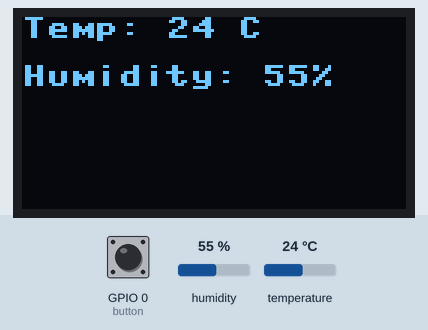
The program below on a simulated ESP32 board running MicroPython. On the bench: 128×64 one-colour display. Wiring (from the project's diagram.json): blue button on GPIO 0, DHT22 sensor on GPIO 4. Inputs (shaded band) come from the test bench; at power-on: GPIO 0 (button) HIGH, humidity 55 %, temperature 24 °C. Library files of the repository ran but are not shown: ssd1306.py; what the program prints to the serial console is not drawn.

Above: at 1.2 s.
1.3 s: GPIO 0 (button) pulled LOW for 1.5 s
At 1.6 s:
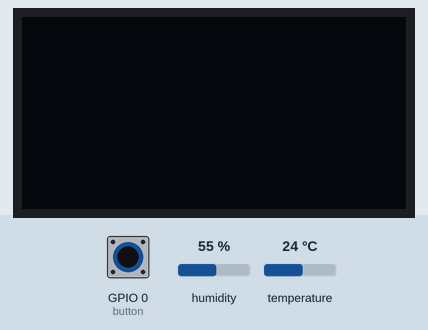
4.3 s: GPIO 0 (button) pulled LOW for 3.2 s
At 5.0 s:
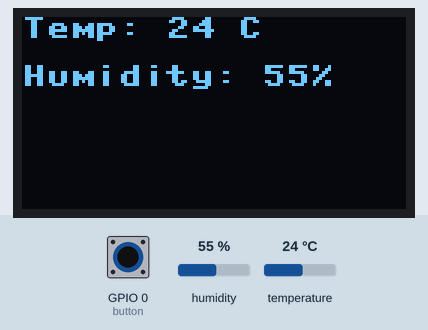
9.0 s: humidity set to 22 %
At 11.4 s:
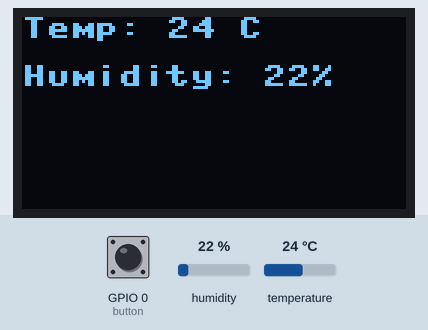
11.7 s: temperature set to 12 °C
At 13.1 s:
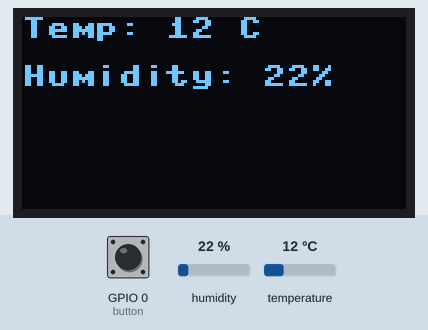
14.2 s: humidity set to 40 %
At 15.9 s:
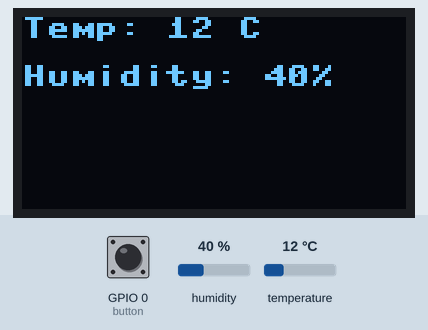
16.7 s: temperature set to 19 °C
Timing chart, 0 to 19.7 s (numbered marks = the images above; inputs shaded):
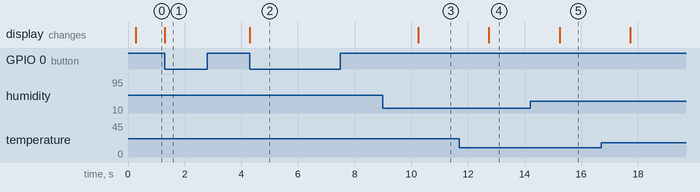

The program:

main.py
```python
print("Hello, ESP32-S3!")

from machine import Pin, I2C, Timer
import machine
import ssd1306
import dht
import time

DHT_PIN = 4  # DHT22 data pin
button = Pin(0, Pin.IN, Pin.PULL_UP)
# Initialize DHT22 sensor
dht_sensor = dht.DHT11(machine.Pin(DHT_PIN)) # change DHT11 fr physical device

# Initialize OLED display
i2c = machine.I2C(scl=machine.Pin(9), sda=machine.Pin(8))
oled = ssd1306.SSD1306_I2C(128, 64, i2c)

pressed= False
debounce_timer = None

def button_pressed(pin):
    global  debounce_timer, pressed  # Declare variables as global

    if debounce_timer is None:
        pressed= not pressed
        if pressed:
            oled.poweroff()

        else:
            oled.poweron()


        # Start a timer for debounce period (e.g., 200 milliseconds)
        debounce_timer = Timer(0)
        debounce_timer.init(mode=Timer.ONE_SHOT, period=200, callback=debounce_callback)

def debounce_callback(timer):
    global debounce_timer
    debounce_timer = None

# Attach the interrupt to the button's rising edge
button.irq(trigger=Pin.IRQ_FALLING, handler=button_pressed)


# Main loop
while True:
    try:
        dht_sensor.measure()
        time.sleep(.2)
        temp = dht_sensor.temperature()
        humidity = dht_sensor.humidity()
        print(temp, humidity)
        oled.fill(0)
        oled.text("Temp: {} C".format(temp), 0, 0)
        oled.text("Humidity: {}%".format(humidity), 0, 16)
        oled.show()


    except Exception as e:
        print("Error reading DHT11 sensor:", e)


    time.sleep(1)  # Update every 2 seconds
```

Measured:
- after the input at 1.3 s, the display: changes at once (image 1)
- after the input at 4.3 s, the display: changes at once (image 2)
- after the input at 9.0 s, the display: changes after 1.3 s (image 3)
- after the input at 11.7 s, the display: changes after 1.0 s (image 4)
- after the input at 14.2 s, the display: changes after 1.0 s (image 5)
